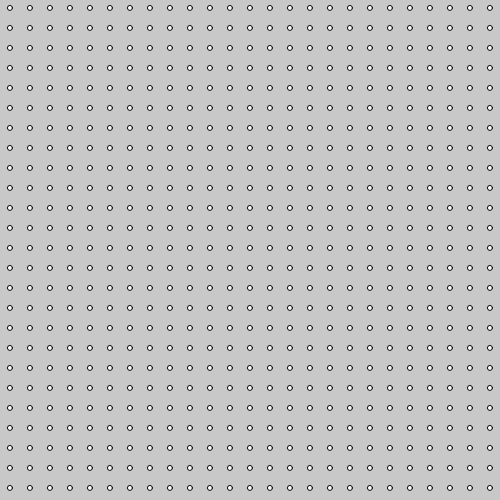
Frame 1 (no input)
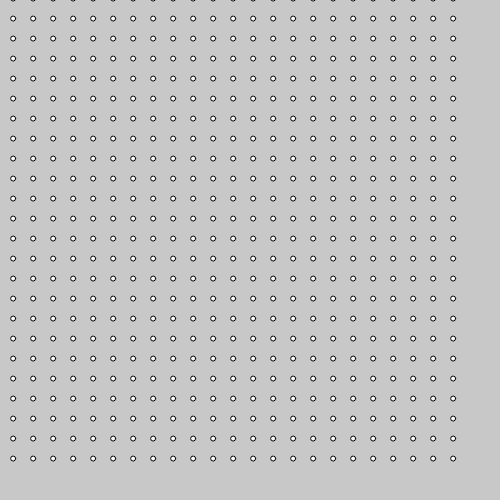
Frame 60 (no input)
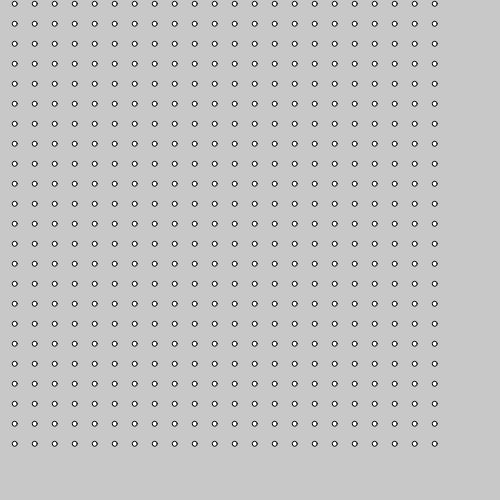
Frame 120 (the mouse pressed at the canvas centre since frame 60)

The p5.js sketch that drew these frames (run headless with seeded random() and noise() and a simulated clock; from frame 60 on, the mouse is pressed at the canvas centre):

// p5.js sketch
// ── sketch.js
var xpos = 0
var ypos = 0

function setup() {
  createCanvas(500,500);
}

function draw () {
  background(200);

  fill (255);
  var space = 20;


  for ( var circleX = 0; circleX < width; circleX = circleX + space ){
    for ( var circleY = 0; circleY < height; circleY = circleY + space ){
      ellipse (circleX + sin(frameCount/5)*50, circleY + sin(frameCount/5)*40, 5, 5);
    }
  }

  xpos += 0.05;
  ypos += 0.04;
}
